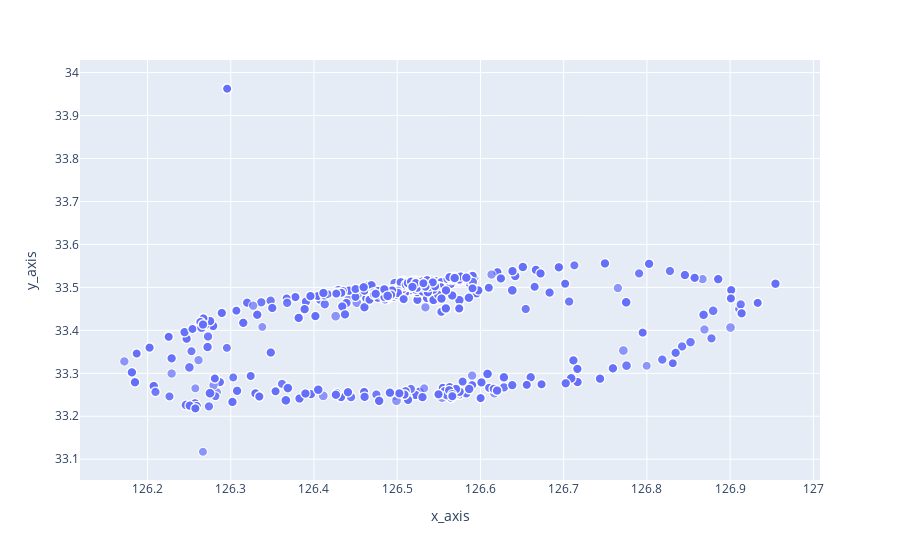

Notebook code cell kept with this figure:
### Code cell
scatter_b = px.scatter(data[data['job_level']=='b'], x = "x_axis", y = "y_axis", size='job_points', size_max = 10)
scatter_b.show()

### Figure 1 — Plotly figure (JSON) as saved in the notebook; plotly's stock layout.template omitted (floating-point values rounded to 4 significant figures; data arrays with more than 128 entries replaced by an {"elided": "..."} marker saying what was removed)
{"data": [{"hovertemplate": "x_axis=%{x}<br>y_axis=%{y}<br>job_points=%{marker.size}<extra></extra>", "legendgroup": "", "marker": {"color": "#636efa", "size": {"elided": "2452 float values"}, "sizemode": "area", "sizeref": 0.8909, "symbol": "circle"}, "mode": "markers", "name": "", "showlegend": false, "type": "scattergl", "x": {"elided": "2452 float values"}, "xaxis": "x", "y": {"elided": "2452 float values"}, "yaxis": "y"}], "layout": {"legend": {"itemsizing": "constant", "tracegroupgap": 0}, "margin": {"t": 60}, "xaxis": {"anchor": "y", "domain": [0, 1], "title": {"text": "x_axis"}}, "yaxis": {"anchor": "x", "domain": [0, 1], "title": {"text": "y_axis"}}}}
